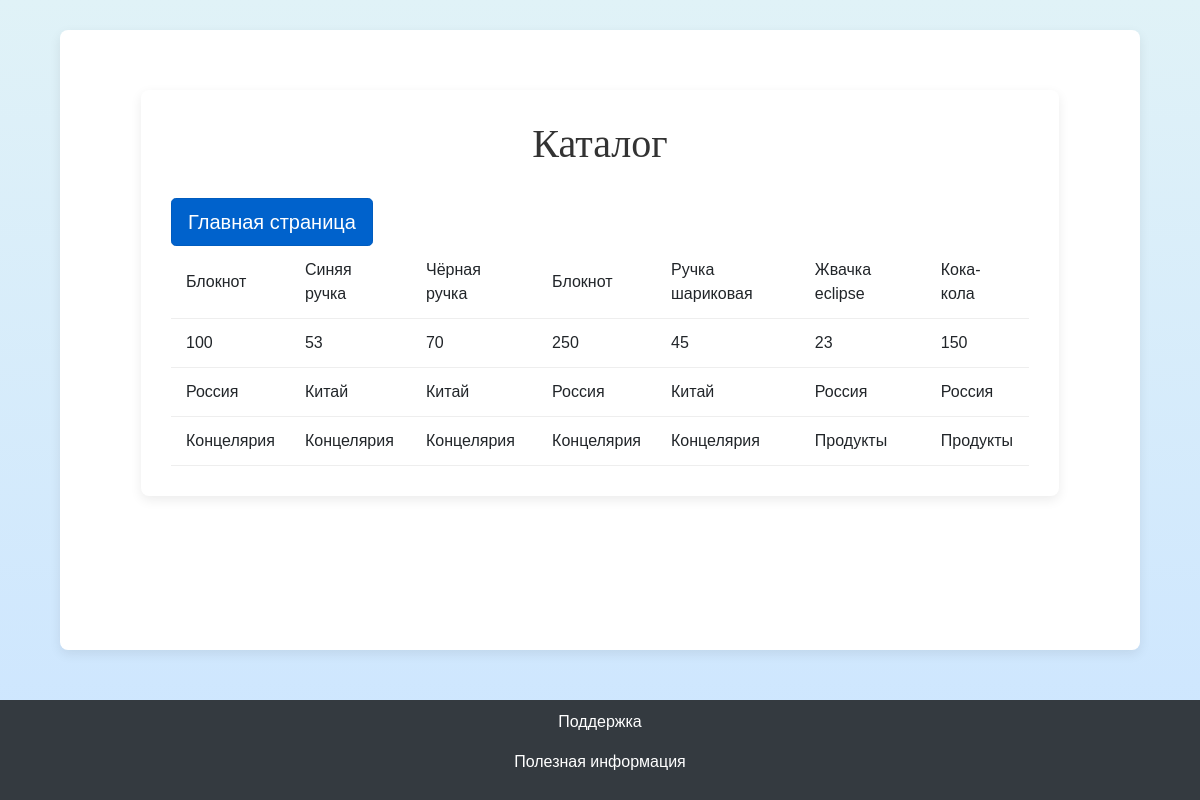
The app's page /catalog, older data.
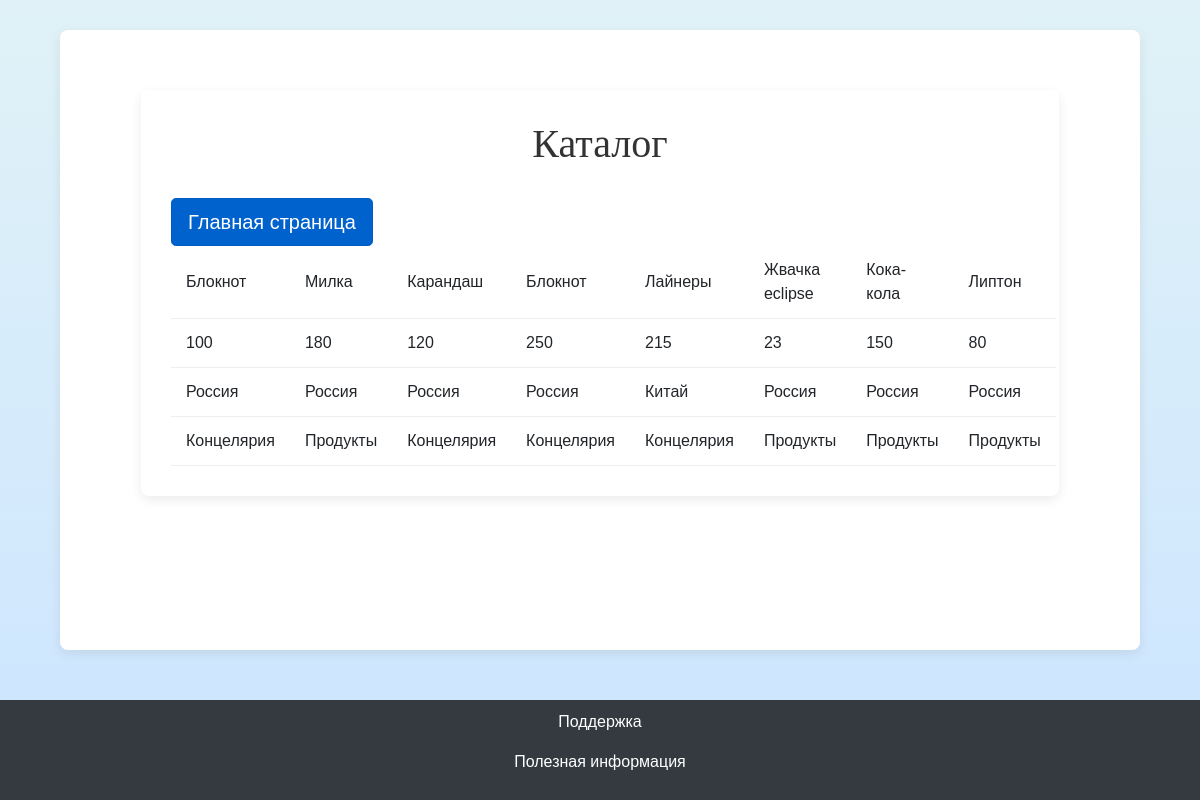
The same page, newer data.
### data/products.py (models this page shows)
class Product(SqlAlchemyBase):
    __tablename__ = 'products'
    id = sqlalchemy.Column(sqlalchemy.Integer,
                           primary_key=True, autoincrement=True)
    name = sqlalchemy.Column(sqlalchemy.String, nullable=True)
    price = sqlalchemy.Column(sqlalchemy.Integer, nullable=True)
    provider = sqlalchemy.Column(sqlalchemy.String, nullable=True)
    type = sqlalchemy.Column(sqlalchemy.String, nullable=True)

### main.py (the view)
@app.route('/catalog', methods=['GET', 'POST'])
def catalog():
    db_sess = db_session.create_session()
    products_db = db_sess.query(Product).all()
    names = [product.name for product in products_db]
    prices = [product.price for product in products_db]
    providers = [product.provider for product in products_db]
    types = [product.type for product in products_db]
    result = []
    for i in range(len(names)):
        result.append([names[i], prices[i], providers[i], types[i]])
    return render_template('catalog.html', title='Домашняя страница', list=names, list1=prices, list2=providers,
                           list3=types)

### data/db_session.py (called while the page is built)
def create_session() -> Session:
    global __factory
    return __factory()

### templates/catalog.html (shortened to what this page needs)
<!DOCTYPE html>
<html>
<head>
     <link rel="stylesheet" href="https://stackpath.bootstrapcdn.com/bootstrap/4.4.1/css/bootstrap.min.css">
</head>
<body>
<main role="main" class="container">
<div class="container">
    <h1>Каталог</h1>
    <a href="success" class="btn btn-primary btn-lg active" role="button" aria-pressed="true">Главная страница</a>
    <table class="product-table">
        <tbody>
        <tr>
            {% for item in list %}
            <td>{{item}}</td>
            {% endfor %}
        </tr>
        <tr>
            {% for item in list1 %}
            <td>{{item}}</td>
            {% endfor %}
        </tr>
        <tr>
            {% for item in list2 %}
            <td>{{item}}</td>
            {% endfor %}
        </tr>
        <tr>
            {% for item in list3 %}
            <td>{{item}}</td>
            {% endfor %}
        </tr>
        </tbody>
    </table>
</div>
</main>
<footer>
    <p><a class="telegram-link" href="https://t.me/store1523_support_bot" target="_blank">Поддержка</a></p>
    <p><a class="telegram-link" href="https://t.me/store1523_news_bot" target="_blank">Полезная информация</a></p>
</footer>
</body>
</html>

### templates/catalog.html (style rules this page uses)
body { background-color: #f8f9fa; font-family: 'Arial', sans-serif; display: flex; flex-direction: column; min-height: 100vh; margin: 0; background: linear-gradient(to bottom, #e0f2f7, #cce5ff); }
.container { width: 90%; margin: 30px auto; background-color: #fff; padding: 30px; border-radius: 8px; box-shadow: 0 4px 12px rgba(0, 0, 0, 0.08); }
h1 { text-align: center; color: #333; margin-bottom: 30px; font-family: 'Cormorant Garamond', serif; font-size: 2.5em; font-weight: normal; }
.product-table { width: 100%; border-collapse: collapse; }
.product-table th, .product-table td { padding: 12px 15px; text-align: left; border-bottom: 1px solid #eee; }
.product-table td { vertical-align: middle; }
.telegram-link { color: white; text-decoration: none; }
main { flex: 1; }
footer { background-color: #343a40; color: white; text-align: center; padding: 10px; margin-top: 20px; }

Row changes from the older to the newer data that the page shows:
removed Product: name "Синяя ручка", provider "Китай", type "Концелярия"
added Product: name "Милка", provider "Россия", type "Продукты"
changed Product: name "Чёрная ручка" → "Карандаш"; provider "Китай" → "Россия"
changed Product "Китай": name "Ручка шариковая" → "Лайнеры"
added Product: name "Липтон", provider "Россия", type "Продукты"
Text that changed along with them:
new list line: "180"
new list line: "120"
new list line: "215"
new list line: "80"
list line gone: "53"
list line gone: "70"
list line gone: "45"
